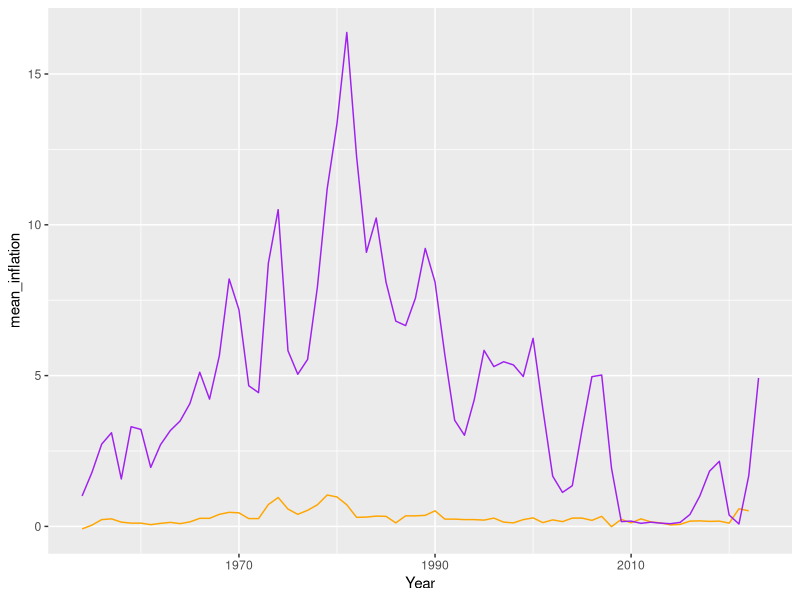
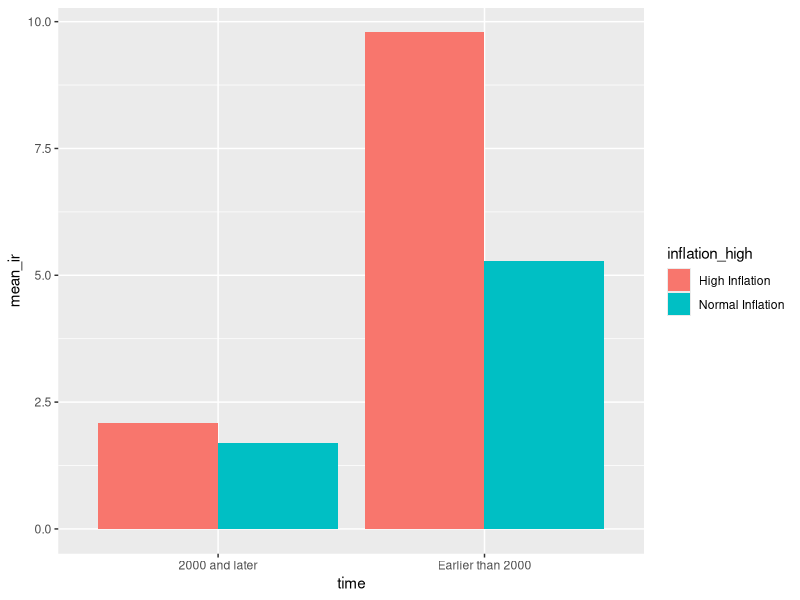

R code for these plots, in order:
## ---- chunk 1
#| label: setup
library(tidyverse)
library(readxl)
## ---- chunk 2
#| label: load_data

inflation <- read_csv("../../data/data-wrangling/inflation.csv")
interest_rates <- read_xlsx("../../data/data-wrangling/interest_rates.xlsx",
                            .name_repair = "universal")
## ---- chunk 3
#| label: join_data

df <- inner_join(inflation, interest_rates, by = join_by(month == Month, Year))
## ---- chunk 4
#| label: highest_inflation

df |>
  filter(Year >= 2000) |>
  arrange(-inflation_rate) |>
  slice_head(n = 5)
## ---- chunk 5
#| label: irate_change

df |>
  mutate(irate_change = Interest.Rate - lag(Interest.Rate)) |>
  arrange(-irate_change) |>
  slice_head(n = 1)
## ---- chunk 6
#| label: compare

df |>
  group_by(Year) |>
  summarize(mean_inflation = mean(inflation_rate),
            mean_ir = mean(Interest.Rate)) |>
  ggplot() +
    geom_line(aes(x = Year, y = mean_inflation), color = "orange") +
    geom_line(aes(x = Year, y = mean_ir), color = "purple")
## ---- chunk 7
#| label: categories

df |>
  mutate(inflation_high = ifelse(inflation_rate >= 0.6, "High Inflation", "Normal Inflation"),
         time = ifelse(Year >= 2000, "2000 and later", "Earlier than 2000")) |>
  group_by(inflation_high, time) |>
  summarize(mean_ir = mean(Interest.Rate)) |>
  filter(!is.na(inflation_high)) |>
  ggplot() +
    geom_bar(aes(x = time, y = mean_ir, fill = inflation_high),
              stat = "identity", position = "dodge")
